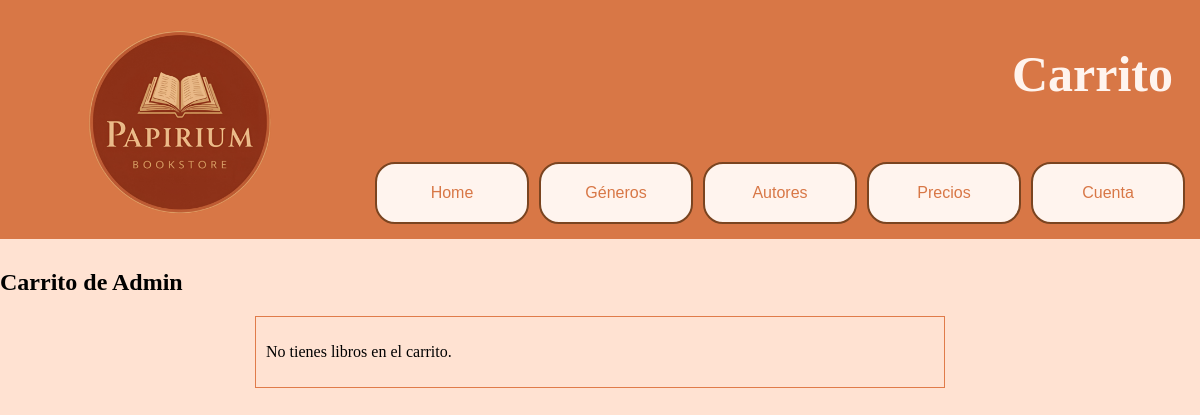
The page /app/carrito/ (signed in) on the database as committed earlier.
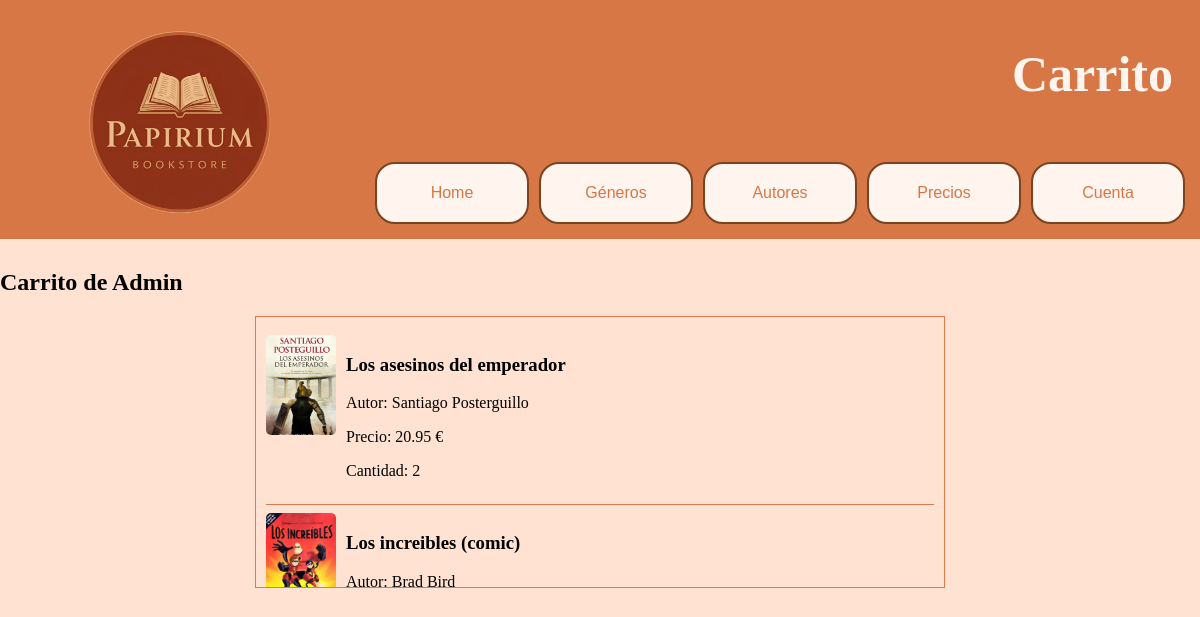
The same page on the database as committed later.
### appLibreria/models.py (models this page shows, shortened)
class CarritoItem(models.Model):
    carrito = models.ForeignKey('Carrito', related_name='items', on_delete=models.CASCADE)#Para invocar los libros que contiene el carrito utilizamos items
    libro = models.ForeignKey(Libro, on_delete=models.CASCADE)
    cantidad = models.PositiveIntegerField(default=1)

class Libro(models.Model):
    isbn=models.CharField(max_length=13,primary_key=True)
    titulo=models.CharField(max_length=100)
    imagen=models.ImageField(upload_to='',null=True)#El uploadto es si en media tenemos subcarpetas deberiamos de especificar pero en este caso no
    descripcion=models.CharField(max_length=300)
    fecha_publicacion=models.DateField()#Importante: No hay en django una función que solo se pueda poner año y mes
    precio=models.FloatField()
    num_paginas=models.IntegerField()
    stock=models.IntegerField()
    autor=models.ForeignKey(Autor,on_delete=models.CASCADE)
    editorial=models.ForeignKey(Editorial,on_delete=models.CASCADE)
    class Genero(models.TextChoices):
        historico= "H", "Historico" #Se pone dos veces ya que el primer valor es lo que se guarda en la bd y la segunda lo que se vera en las templates
        romance= "R", "Romance"
        accion= "A", "Acción"
        fantasia= "F", "Fantasía"
    genero=models.CharField(max_length=1,choices=Genero.choices)#Se limita la elección a las de genero
    class Idioma(models.TextChoices):
        espaniol="ESP", "Español"
        euskera="EUS", "Euskera"
        ingles="ENG", "Ingles"
    idioma=models.CharField(max_length=3,choices=Idioma.choices)

class Autor(models.Model):
    nombre=models.CharField(max_length=50)#No se pone la id por que la base de datos asigna automaticamente la id

### appLibreria/views.py (the view)
# urls.py: path('carrito/', views.ver_carrito, name='ver_carrito'),
@login_required
def ver_carrito(request):
    carrito ,creado = models.Carrito.objects.get_or_create(usuario=request.user)# Esta con coma ya que aqui se crea el carrito una vez que el usuario accede por primera vez o detecta si esta creadp, por lo tanto el carrito sería el tipo de item y el creado es true o false
    items=carrito.items.all()#Obtenemos los libros con su precio y la cantidad de los mismos
    context = {
        'usuario': request.user,
        'carrito': carrito,
        'items':items,
        'total': carrito.total
    }
    return render(request, "carrito.html", context)

### appLibreria/models.py (called while the page is built)
    @property
    def total(self):
        return sum(item.libro.precio * item.cantidad for item in self.items.all()) #EN vez de atributo es funcion, mas exacto y mas facil de utilizar

### appLibreria/templates/carrito.html
{% extends "base.html"%}
{% block titleXD %}Carrito{%endblock%}
{%block main%}
<h2>Carrito de {{usuario.username}}</h2>
<main>
    <div class="carrito-contenedor">
        <div class="carrito-lista">
            {% if carrito.items.all %}
                {% for item in carrito.items.all %}
                <div class="carrito-item">
                    <img class="carrito-imagen"
                         src="{{ item.libro.imagen.url }}"
                         alt="{{ item.libro.titulo }}">
                    <div class="carrito-info">
                        <h3>{{ item.libro.titulo }}</h3>
                        <p>Autor: {{ item.libro.autor.nombre }}</p>
                        <p class="precio">Precio: {{ item.libro.precio }} €</p>
                        <p>Cantidad: {{ item.cantidad }}</p>
                    </div>
                </div>
                {% endfor %}
            {% else %}
                <p>No tienes libros en el carrito.</p>
            {% endif %}
        </div>
</main>
{%endblock%}

Rows that differ between the two databases and show on the page:
added CarritoItem: libro.imagen (picture), libro.titulo "Los asesinos del emperador", libro.autor.nombre "Santiago Posterguillo", libro.precio "20.95", cantidad "2"
added CarritoItem: libro.imagen (picture), libro.titulo "Los increibles (comic)", libro.autor.nombre "Brad Bird"
Other text that changed with them:
text no longer shown: "No tienes libros en el carrito."
